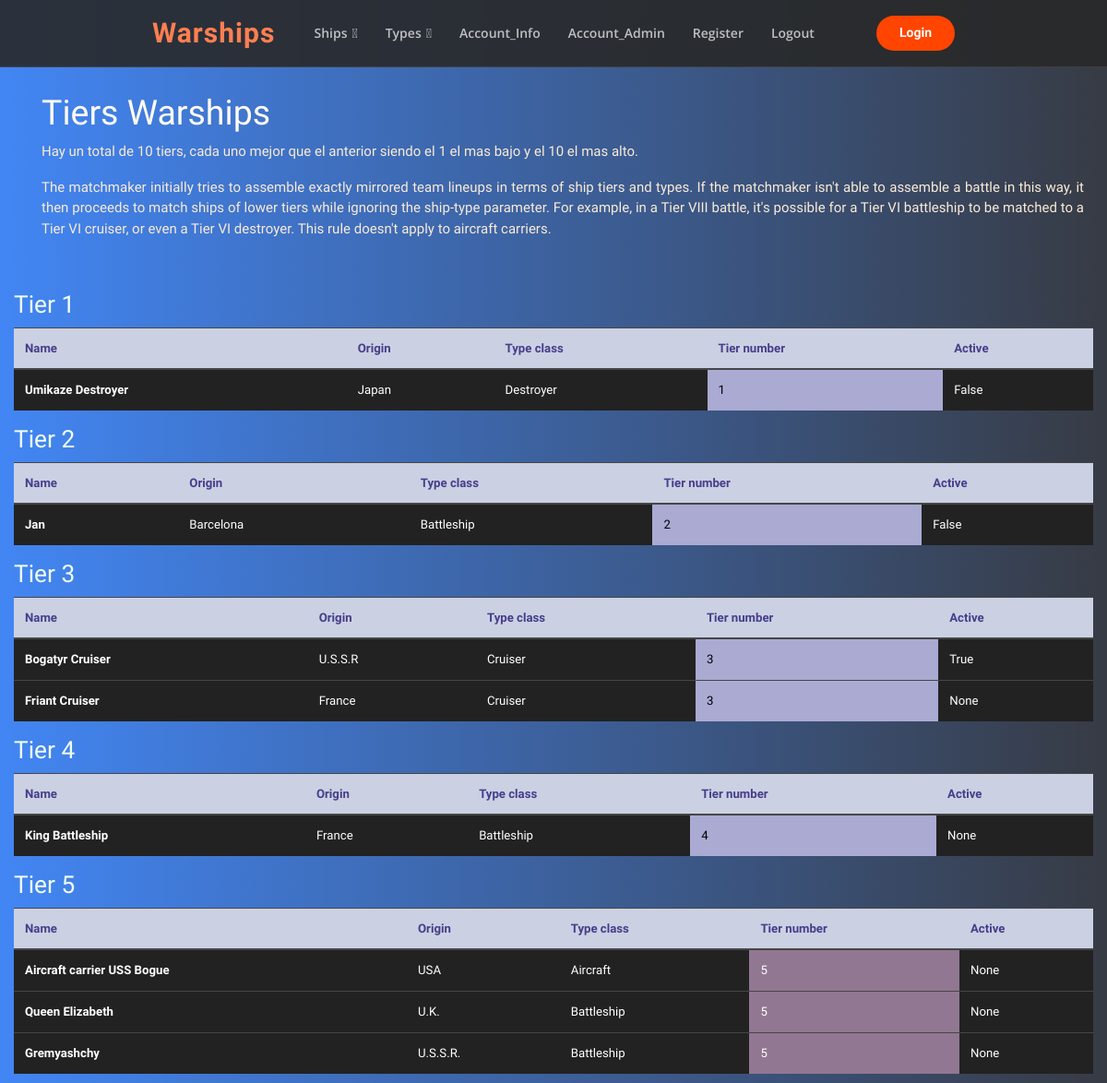
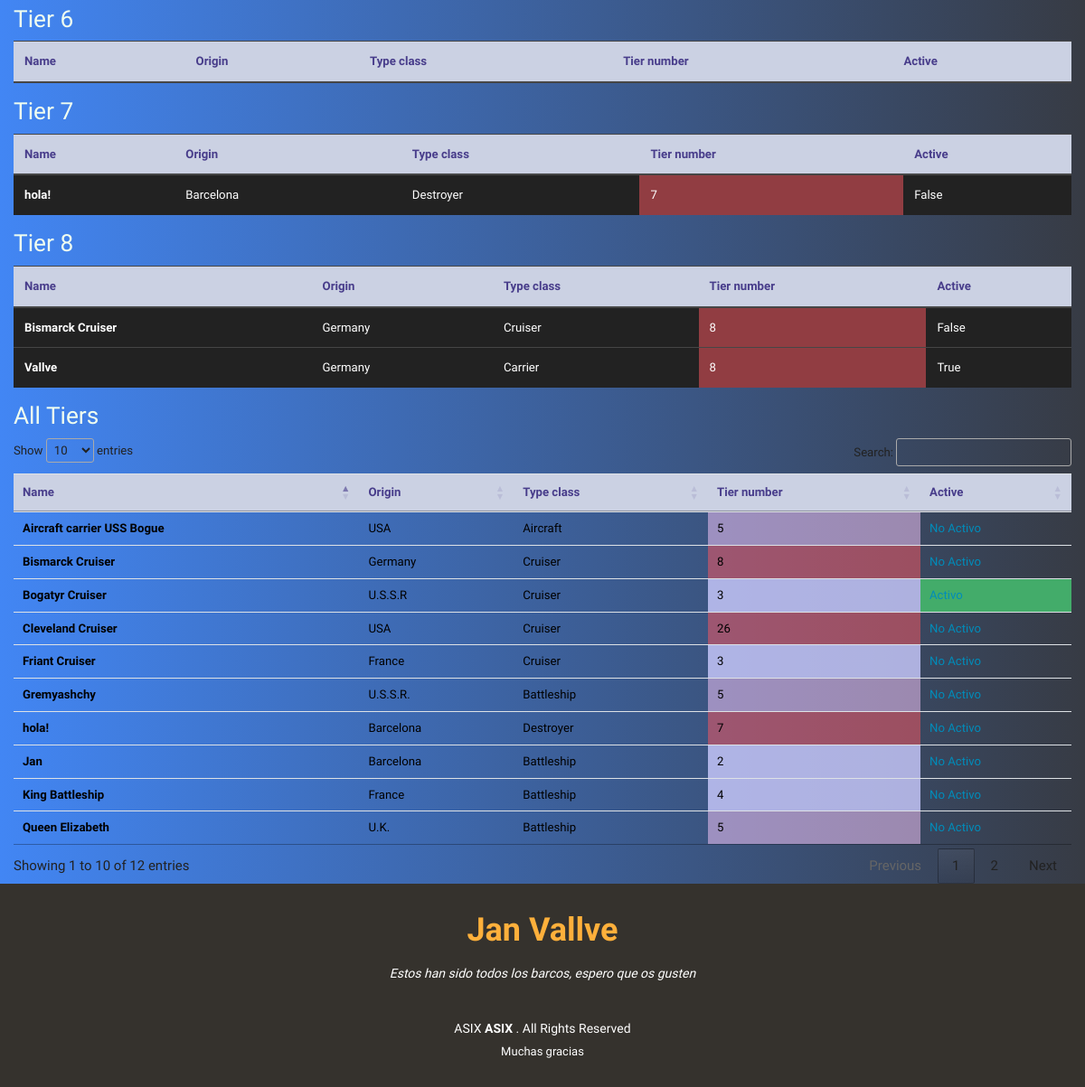
The page /tiers/ (signed in) on the database its author committed (2 pictures, top to bottom).
### warships_blog/classes.py (models this page shows)
class Tier(db.Model):
    tier_number = db.Column(db.String(5),  primary_key=True)
    cost_level = db.Column(db.String(200))

class Ship(db.Model):
    id = db.Column(db.Integer, primary_key=True)
    nombre = db.Column(db.String(200))
    origin = db.Column(db.String(200))
    type_class = db.Column(db.String(200))
    tier_number = db.Column(db.Integer)
    max_velocity = db.Column(db.Integer)
    active = db.Column(db.Boolean)

### warships_blog/routes.py (the view)
@app.route('/tiers/')
@login_required
def add_tiers():
    ships = Ship.query.all()
    tiers = Tier.query.all()
    return render_template('tiers.html', ships = ships, tiers = tiers)

### warships_blog/classes.py (called while the page is built)
@login_manager.user_loader
def load_user(id):
    return User.query.get(int(id))

### warships_blog/templates/tiers.html (shortened to what this page needs)
{% extends "base_template.html" %}
{% block headd %}
<link rel="stylesheet" type="text/css" href="https://cdn.datatables.net/1.10.24/css/jquery.dataTables.css">
{% endblock %}
{% block body %}
<section id="info_tiers" class="about-tiers">
    <div class="container_tiers text-justify">
        <div class="col-lg-12">
            <h1>Tiers Warships</h1>
            <p class="whitey">
                Hay un total de 10 tiers, cada uno mejor que el anterior siendo el 1 el mas bajo y el 10 el mas alto.
            </p>
            <p class="whitey">
                The matchmaker initially tries to assemble exactly mirrored team lineups in terms of ship tiers and types. If the matchmaker isn't able to assemble a battle in this way, it then proceeds to match ships of lower tiers while ignoring the ship-type parameter.
                For example, in a Tier VIII battle, it's possible for a Tier VI battleship to be matched to a Tier VI cruiser, or even a Tier VI destroyer. This rule doesn't apply to aircraft carriers.
            </p>
        </div>
    </div>
</section>
{% if ships %} {% for tier in tiers %}
<div class="col-lg-12">
    <h3><a href="" class="text-decoration-none types-links">Tier {{ tier.tier_number }}</a></h3>
    <table class="table table-hover table-dark">
        <thead>
            <tr class="table-tier1">
                <th scope="col">Name</th>
                <th scope="col">Origin</th>
                <th scope="col">Type class</th>
                <th scope="col">Tier number</th>
                <th scope="col">Active</th>
            </tr>
        </thead>
        <tbody>
            {% for ship in ships %} {% if ship.tier_number == tier.tier_number %}
            <tr>
                <th scope="row">{{ship.nombre}}</th>
                <td>{{ship.origin}}</td>
                <td>{{ship.type_class}}</td>
                <td class="{% if ship.tier_number <= 4 %} listlow{% elif ship.tier_number <= 6 %}listmid {% else %} listhigh {% endif %}">{{ship.tier_number}}</td>
                <td>{{ship.active}}</td>
            </tr>
            {% endif %} {% endfor %}
        </tbody>
    </table>
</div>
{% endfor %} {% endif %}
<div class="col-lg-12">
    <h3><a href="" class="text-decoration-none types-links">All Tiers</a></h3>
    <table id="jan" class="table table-hover table blacky">
        <thead>
            <tr class="table-tier1">
                <th scope="col">Name</th>
                <th scope="col">Origin</th>
                <th scope="col">Type class</th>
                <th scope="col">Tier number</th>
                <th scope="col">Active</th>
            </tr>
        </thead>
        <tbody>
            {% for ship in ships %}
            <tr>
                <th scope="row">{{ship.nombre}}</th>
                <td>{{ship.origin}}</td>
                <td>{{ship.type_class}}</td>
                <td class="{% if ship.tier_number <= 4 %} listlow{% elif ship.tier_number <= 6 %}listmid {% else %} listhigh {% endif %}">{{ship.tier_number}}</td>
                {% if ship.active%}
                <td class="{% if ship.active %} bg-success {% endif %}"><a href="{{url_for('active_ship', id=ship.id)}}">Activo</a></td>
                {% else %}
                <td><a href="{{url_for('active_ship', id=ship.id)}}">No Activo</a></td>
                {% endif %}
            </tr>
            {% endfor %}
        </tbody>
    </table>
</div>
<footer id="footer" class="small_margin">
    <div class="container">
        <h3>Jan Vallve</h3>
        <p>Estos han sido todos los barcos, espero que os gusten</p>
        <div class="copyright">
            ASIX
            <strong><span>ASIX</span></strong> . All Rights Reserved
        </div>
        <div class="credits">
            Muchas gracias
        </div>
    </div>
</footer>
{% endblock %}

### warships_blog/templates/base_template.html (shortened to what this page needs)
<!DOCTYPE html>
<html lang="en">
<head>
    <link rel="stylesheet" href="https://stackpath.bootstrapcdn.com/bootswatch/4.5.2/yeti/bootstrap.min.css">
    <link rel="stylesheet" href="{{url_for('static', filename='main.css')}}">
    {% block headd %} {% endblock %}
</head>
<body>
    <header id="header" class="fixed-top header-inner-pages">
        <div class="container-fluid">
            <div class="row justify-content-center">
                <div class="col-xl-9 d-flex align-items-center justify-content-between">
                    <h1 class="logo"><a href="/tiers/">Warships</a></h1>
                    <nav class="nav-menu d-none d-lg-block">
                        <ul>
                            <li class="drop-down"><a href="/tiers">Ships</a>
                            </li>
                            <li class="drop-down"><a href="/types">Types</a>
                            </li>
                            <li><a href="/account/">Account_Info</a></li>
                            <li><a href="/account_admin/">Account_Admin</a></li>
                            <li><a href="/register">Register</a></li>
                            <li><a href="/logout/">Logout</a></li>
                        </ul>
                    </nav>
                    <a href="/login/" class="get-started-btn">Login</a>
                </div>
            </div>
        </div>
    </header>
    {% block body %}{% endblock %}
</body>
</html>

### warships_blog/static/main.css (style rules this page uses)
body { font-family: "Raleway", sans-serif; background: #373B44; background: -webkit-linear-gradient(to right, #4286f4, #373B44); background: linear-gradient(to right, #4286f4, #373B44); }
h1, h2, h3, h4, h5, h6 { font-family: "Raleway", sans-serif; color: floralwhite; }
.blacky { color: black; }
.whitey { color: antiquewhite; }
.listlow { background-color: rgba(204, 204, 255, 0.8); color: black; }
.listmid { background-color: rgba(255, 204, 255, 0.5) }
.listhigh { background-color: rgba(255, 88, 99, 0.5); }
.container-fluid { width: 100%; padding-right: 15px; padding-left: 15px; margin-right: auto; margin-left: auto; }
.about-tiers { padding-top: 100px; padding-bottom: 40px; }
.table-tier1, .table-tier1>th, .table-tier1>td { background-color: #CBD1E3; color: darkslateblue; }
.container_tiers { width: 100%; padding-right: 15px; padding-left: 25px; margin-right: 5px; margin-left: 5px; }
.types-links { color: honeydew; }
#header { transition: all 0.5s; z-index: 997; border-bottom: 1px solid rgba(255, 255, 255, 0.1); }
#header.header-scrolled, #header.header-inner-pages { background: rgba(40, 40, 40, 0.9); }
#header .logo { font-size: 30px; margin: 0; padding: 0; line-height: 1; font-weight: 700; letter-spacing: 1px; }
#header .logo a { color: coral; text-decoration: none; }
.nav-menu ul { margin: 0; padding: 0; list-style: none; }
.nav-menu>ul { display: flex; }
.nav-menu>ul>li { position: relative; white-space: nowrap; margin: 0 12px; }
.nav-menu a { display: block; position: relative; color: rgba(255, 255, 255, 0.7); transition: 0.3s; font-size: 14px; padding: 25px 3px; font-weight: 600; font-family: "Open Sans", sans-serif; }
.nav-menu>ul>li>a:before { content: ""; position: absolute; width: 100%; height: 2px; bottom: -2px; left: 0; background-color: deepskyblue; visibility: hidden; transition: all 0.3s ease-in-out 0s; }
.nav-menu .drop-down>a:after { content: "\ea99"; font-family: "Raleway", SansSerif; padding-left: 5px; }
.get-started-btn { margin-left: 25px; background: orangered; color: #fff; border-radius: 50px; padding: 8px 25px 9px 25px; white-space: nowrap; transition: 0.3s; font-size: 14px; display: inline-block; font-weight: bold; text-decoration: none; }
#footer { background: #35322d; color: #fff; font-size: 14px; text-align: center; padding: 30px 0; }
#footer h3 { font-size: 36px; font-weight: 700; color: #ffb03b; position: relative; padding: 0; margin: 0 0 15px 0; }
#footer p { font-style: italic; padding: 0; margin: 0 0 40px 0; }
#footer .copyright { margin: 0 0 5px 0; }
#footer .credits { font-size: 13px; }

### rows shown on the page
Tier: tier_number "1"
Ship: nombre "Umikaze Destroyer", origin "Japan", type_class "Destroyer", tier_number "1", active "False"
Tier: tier_number "2"
Ship: nombre "Jan", origin "Barcelona", type_class "Battleship", tier_number "2", active "False"
Tier: tier_number "3"
Ship: nombre "Bogatyr Cruiser", origin "U.S.S.R", type_class "Cruiser", tier_number "3", active "True"
Ship: nombre "Friant Cruiser", origin "France", type_class "Cruiser", tier_number "3", active "None"
Tier: tier_number "4"
Ship: nombre "King Battleship", origin "France", type_class "Battleship", tier_number "4", active "None"
Tier: tier_number "5"
Ship: nombre "Aircraft carrier USS Bogue", origin "USA", type_class "Aircraft", tier_number "5", active "None"
Ship: nombre "Queen Elizabeth", origin "U.K.", type_class "Battleship", tier_number "5", active "None"
Ship: nombre "Gremyashchy", origin "U.S.S.R.", type_class "Battleship", tier_number "5", active "None"
Tier: tier_number "6"
Tier: tier_number "7"
Ship: nombre "hola!", origin "Barcelona", type_class "Destroyer", tier_number "7", active "False"
Tier: tier_number "8"
Ship: nombre "Bismarck Cruiser", origin "Germany", type_class "Cruiser", tier_number "8", active "False"
Ship: nombre "Vallve", origin "Germany", type_class "Carrier", tier_number "8", active "True"
Ship: nombre "Cleveland Cruiser", origin "USA", type_class "Cruiser", tier_number "26"
